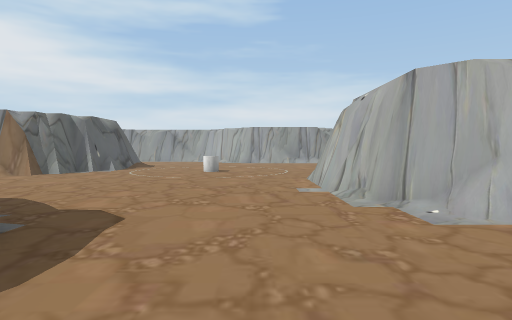
View 1 (above)

21 first-person views from a walk through a 3-D level made in the Unity game engine. The camera is 1.5 m above the floor, tilts 2° down and sees 75° across. The floor is counted in squares, 2 m on a side. Each view is taken from the middle of a square. On the plan, view 1 faces up. The plan holds only what a view shows up to about 11 squares ahead; the rest is blank. The place goes on beyond the plan. The player character is not drawn. Some animated figures are left out. Some surface patterns are stand-ins.

View 2
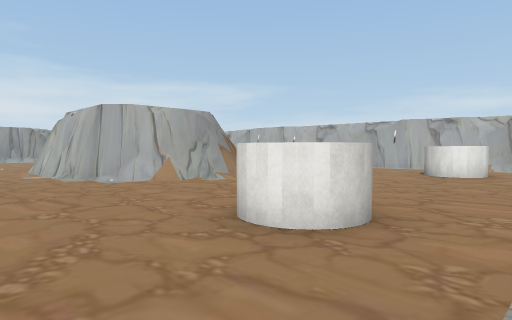

View 3
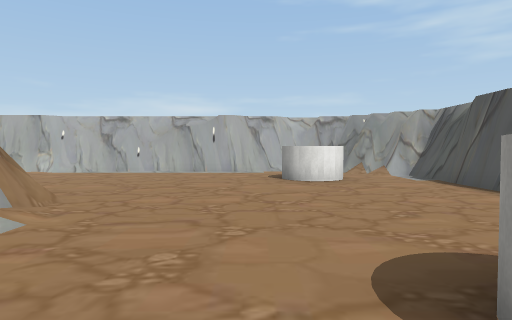

View 4
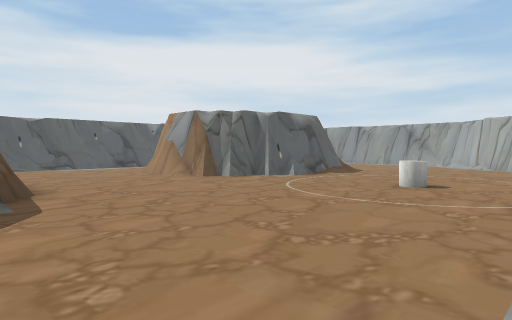

View 5
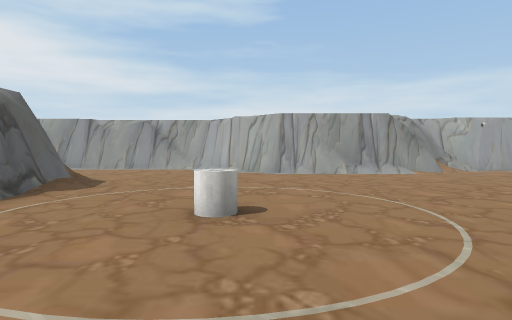

View 6
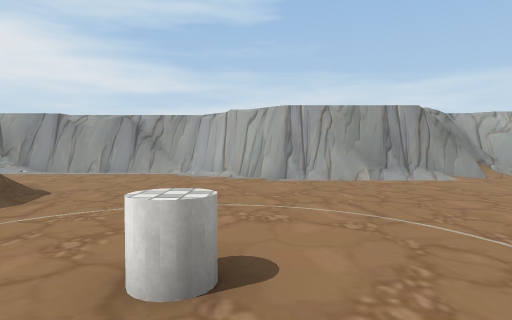

View 7
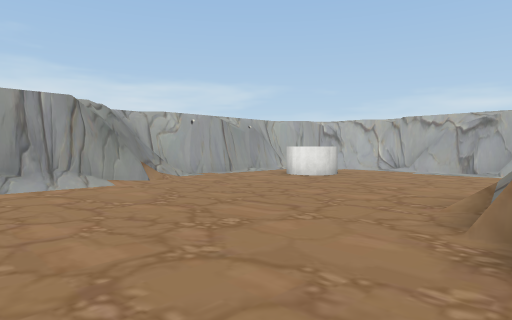

View 8
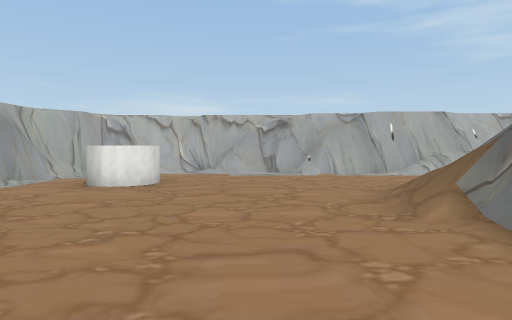

View 9
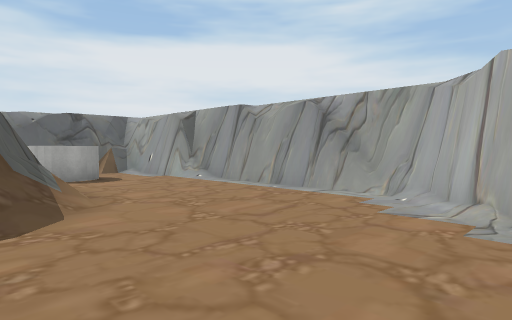

View 10
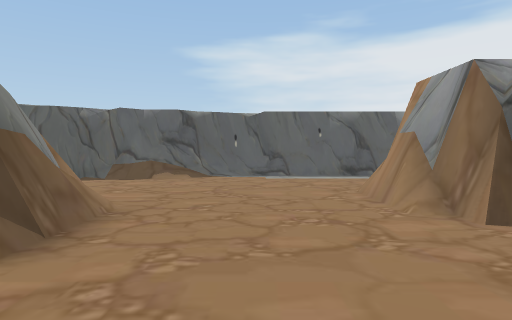

View 11
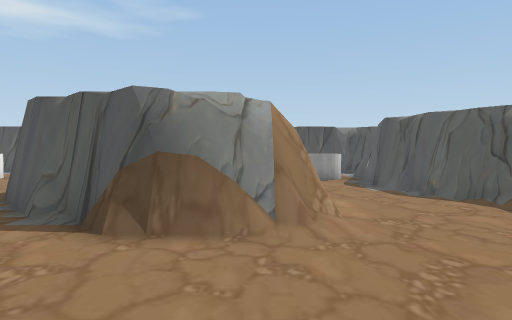

View 12
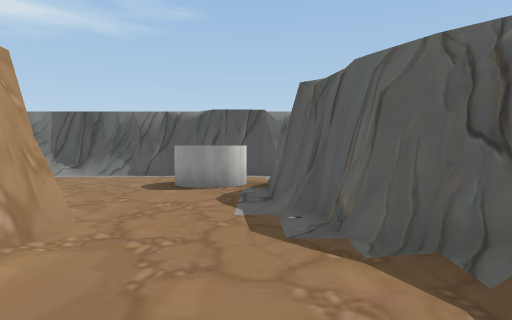

View 13
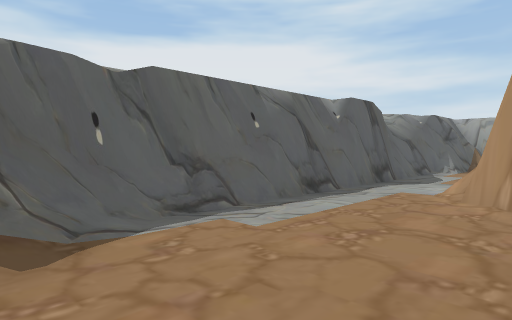

View 14
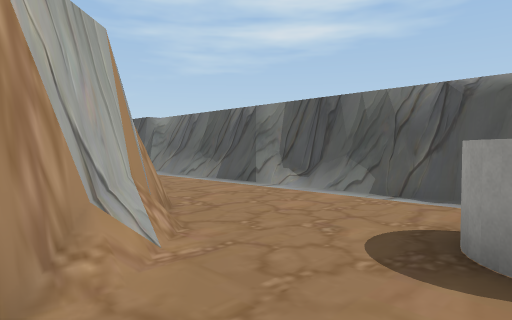

View 15
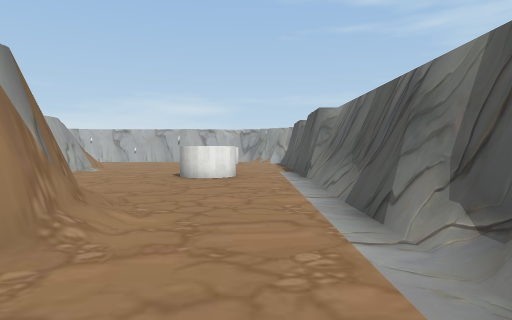

View 16
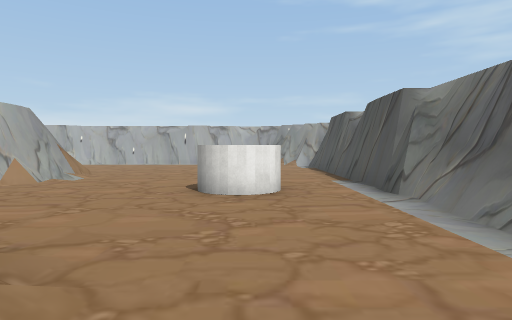

View 17
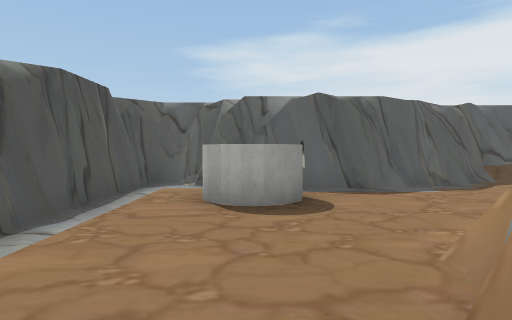

View 18
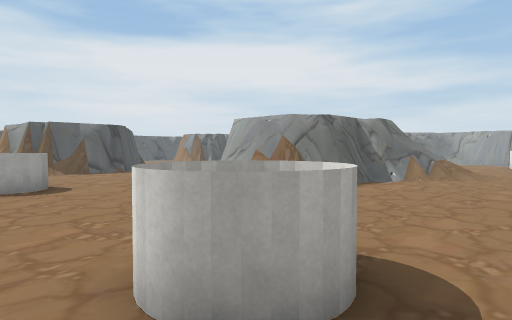

View 19
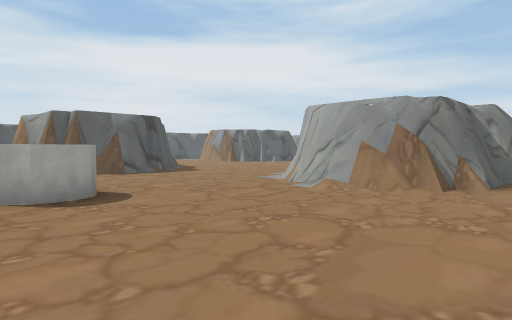

View 20
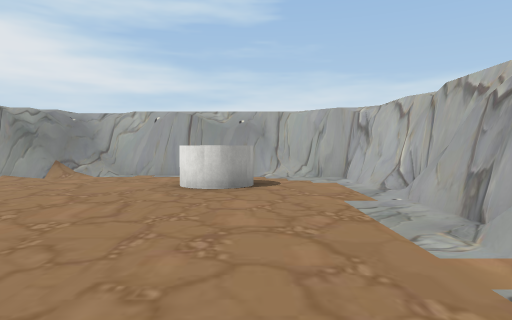

View 21
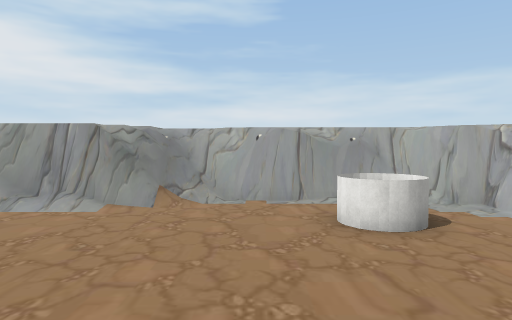

### Floor plan
Key: @ floor where view 1 was taken; # wall or solid block; . floor; / step, stairs or slope; = window, fence, low wall or low ledge; C cylinder; O other object.
Columns run from 13 left of view 1 to 13 right of it. Each row starts with its distance up from view 1.
 20     ########
 19  ####/.....##    #########
 18  #..........#######/.////##
 17 ## O..........#///........#
 16 #/ OO.................OO..#
 15 #/.   #//.............O...#
 14 #..     #.................#
 13 #..     #.................#
 12 #..    ##................/#
 11 #..#   #....C.....///....##
 10 #..#####.........##=//...#
  9 #...##/........     //...#
  8 #..............#   #//...#
  7 #..............#   ##/...#
  6 #/.............#   #.....#
  5 ##....###......##  #.....#
  4 ##...#####......####.....#
  3  #...#   ##.....###/.....#
  2  ##..##   ##.............#
  1   #...#   ##.............#
  0   #...#####/.@...........#
 -1   #.....##/....O......OO./
 -2   #............O......OO./
 -3  ##.O.................../#
 -4  #......................##
 -5  ########################

Where each view was taken, in squares from view 1:
view 1: 0 up, 0 right, facing up
view 2: 4 down, 1 left, facing up-right
view 3: 0 up, 1 right, facing right
view 4: 4 up, 1 right, facing up-left
view 5: 7 up, 1 left, facing up
view 6: 9 up, 1 left, facing up
view 7: 10 up, 1 right, facing up-right
view 8: 13 up, 2 right, facing right
view 9: 14 up, 1 left, facing up-left
view 10: 7 up, 3 left, facing left
view 11: 9 up, 7 left, facing down
view 12: 5 up, 10 left, facing down
view 13: 5 up, 9 left, facing up-left
view 14: 1 up, 9 left, facing down-right
view 15: 3 down, 7 left, facing right
view 16: 2 down, 4 left, facing right
view 17: 2 down, 4 left, facing left
view 18: 3 down, 11 right, facing up-left
view 19: 3 down, 8 right, facing up-left
view 20: 9 up, 10 right, facing up
view 21: 10 up, 7 right, facing up
